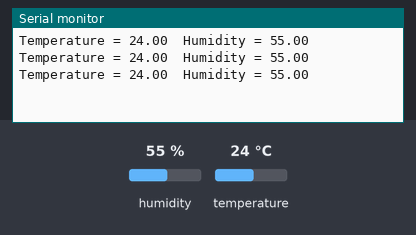
Recording of a sketch running on a simulated Arduino Uno, built with avr-gcc and run on an emulated ATmega328P. Parts: the last lines printed to the serial monitor. The inputs (shaded band) are chosen by the test bench; at power-on: humidity 55 %, temperature 24 °C.

Above: at 2.8 s.
2.9 s: humidity set to 22 %
At 5.5 s:
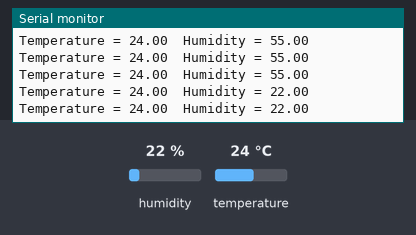
5.6 s: temperature set to 12 °C
At 6.9 s:
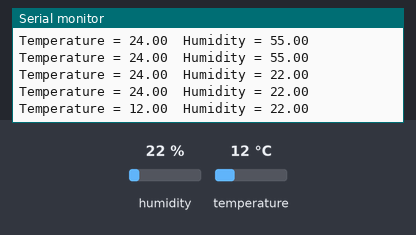
8.3 s: humidity set to 40 %
At 10.0 s:
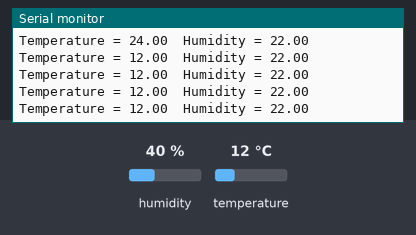
Timing chart, 0 to 11.5 s (numbered marks = the images above; inputs shaded):
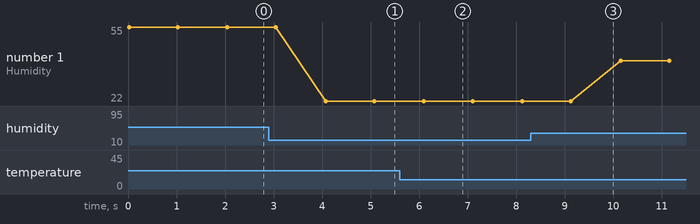

The sketch:

DHT11_SERIAL_MONITOR.ino
```cpp
/* DHT 11 sensor on serial monitor: This program shows how we can put dht 11 sensor's value on the serial monitor
 * We need the DHT11 sensor.

*/
#include <DHT.h>  //Include the DHT11 sensor library
#define DHTPIN 7 //Attribute a pin for the sensor
#define DHTTYPE DHT11     //Since there are two different sensors, the DHT22 and DHT11, we define the one we need to have the proper settings.
DHT dht(DHTPIN, DHTTYPE); // Attribute a name for DHT and attribute his pin and type.


float Temp = 0; // Set a float for temperature
float Hum = 0;  // Set a float for humidity

void setup() {
  // put your setup code here, to run once:
Serial.begin(9600); //Set a serial communication
}

void loop() {
  // put your main code here, to run repeatedly:

Temp = dht. readTemperature(); //Store the dht temperature into Temp
Hum =  dht. readHumidity();    //Store the dht humidity into Hum


  Serial.print("Temperature = "); //Print the variable
  Serial.print(Temp);             //Print the temperature
  Serial.print("\t");             //Print a gap
  Serial.print("Humidity = ");    //Print the variable
  Serial.println(Hum);            //Print the humidity
  delay(1000);                    //Delay of 1 second
}
```

Measured:
- after the input at 2.9 s, the serial monitor: prints a new line after 1.2 s (image 1)
- after the input at 5.6 s, the serial monitor: prints a new line after 0.50 s (image 2)
- plotted number 1: 55 → 22 after the input at 2.9 s, 22 → 40 after the input at 8.3 s
